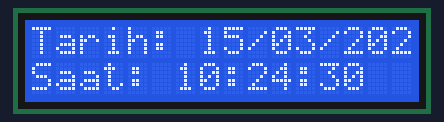
A sketch run on a simulated Arduino Uno, built with avr-gcc and run on an emulated ATmega328P. Parts: 16×2 character LCD. The local clock reads 2024-03-15 10:24:30 at power-on unless the sketch sets it.

Above: at 0.2 s.
At 3.2 s:
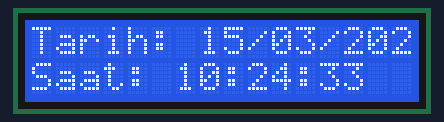
At 9.2 s:
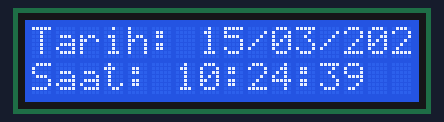
At 19.1 s:
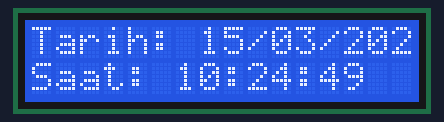
At 28.2 s:
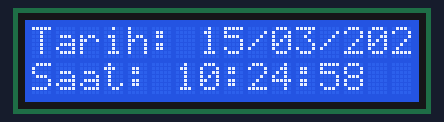
At 37.2 s:
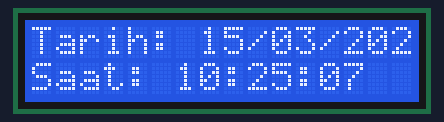

The sketch:

rtc-lcd-saat.ino
```cpp
// YENIDEN OLUSTURULMUS ORNEK - orijinal tarihî sketch degildir.
// Gereken kutuphaneler: RTClib (Adafruit), LiquidCrystal_I2C
#include <Wire.h>
#include <RTClib.h>
#include <LiquidCrystal_I2C.h>

RTC_DS3231 rtc;
LiquidCrystal_I2C lcd(0x27, 16, 2);

void setup() {
  Wire.begin();
  lcd.init();
  lcd.backlight();
  if (!rtc.begin()) {
    lcd.print("RTC bulunamadi");
    while (true) delay(1000);
  }
  if (rtc.lostPower()) {
    // Yalnizca guc kaybi durumunda derleme zamanina ayarlar.
    rtc.adjust(DateTime(F(__DATE__), F(__TIME__)));
  }
}

void loop() {
  DateTime now = rtc.now();
  char dateLine[17];
  char timeLine[17];
  snprintf(dateLine, sizeof(dateLine), "%02d/%02d/%04d",
           now.day(), now.month(), now.year());
  snprintf(timeLine, sizeof(timeLine), "%02d:%02d:%02d",
           now.hour(), now.minute(), now.second());
  lcd.setCursor(0, 0);
  lcd.print("Tarih:          ");
  lcd.setCursor(7, 0);
  lcd.print(dateLine);
  lcd.setCursor(0, 1);
  lcd.print("Saat:           ");
  lcd.setCursor(6, 1);
  lcd.print(timeLine);
  delay(250);
}
```

Measured:
- what the display in image 1 shows lasts 1.2 s, from 3.1 s to 4.3 s
